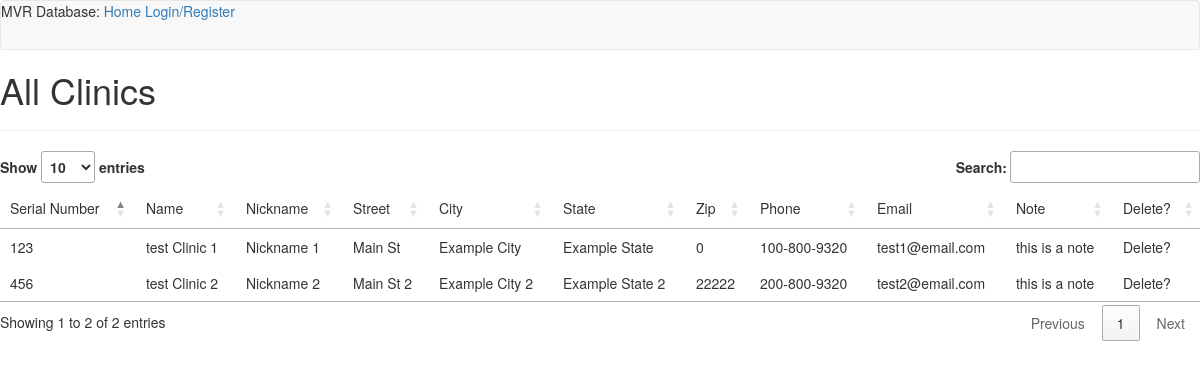
Page /clinictable on the committed database.
### app/models.py (models this page shows, shortened)
class Clinic(db.Model):
    clinicSerialNum = db.Column(db.String(64), primary_key=True)
    company = db.Column(db.String(64), unique=True)
    nickname = db.Column(db.String(64), unique=True)
    street = db.Column(db.String(64))
    city = db.Column(db.String(64))
    state = db.Column(db.String(10))
    zip = db.Column(db.Integer)
    phone = db.Column(db.String(20))
    email = db.Column(db.String(64))
    note = db.Column(db.String(140))
    doctors = db.relationship('Doctor', backref='clinic', lazy='dynamic')

### app/routes.py (the view)
@app.route('/clinictable', methods=['GET', 'POST'])
def clinicTable():
    clinics = Clinic.query.all()
    return render_template('/tables/clinicTable.html',  title='All Clinics', clinics=clinics)

### app/templates/tables/clinicTable.html (shortened to what this page needs)
{% extends "base.html" %}
{% block app_content %}
<link rel="stylesheet" type="text/css" href="https://cdn.datatables.net/1.10.19/css/jquery.dataTables.min.css">
<h1>All Clinics</h1>
<hr />
    <table id="table-1">
        <thead>
            <tr>
                <td>Serial Number</td><td>Name</td><td>Nickname</td><td>Street</td><td>City</td><td>State</td><td>Zip</td><td>Phone</td><td>Email</td><td>Note</td><td>Delete?</td>
            </tr>
        </thead>
        <tbody>
        {% for c in clinics %}
        <tr>
            <td>{{ c.clinicSerialNum }}</td><td>{{ c.company }}</td><td>{{ c.nickname }}</td><td>{{ c.street }}</td><td>{{ c.city }}</td><td>{{ c.state }}</td><td>{{ c.zip }}</td><td>{{ c.phone }}</td><td>{{ c.email }}</td><td>{{ c.note }}</td><td>Delete?</td>
        </tr>
        {% endfor %}
        </tbody>
    </table>
{% endblock %}

### rows in the picture
Clinic: clinicSerialNum "123", company "test Clinic 1", nickname "Nickname 1", street "Main St", city "Example City", state "Example State", zip "0", phone "100-800-9320", email "test1@email.com", note "this is a note"
Clinic: clinicSerialNum "456", company "test Clinic 2", nickname "Nickname 2", street "Main St 2", city "Example City 2", state "Example State 2", zip "22222", phone "200-800-9320", email "test2@email.com", note "this is a note"
